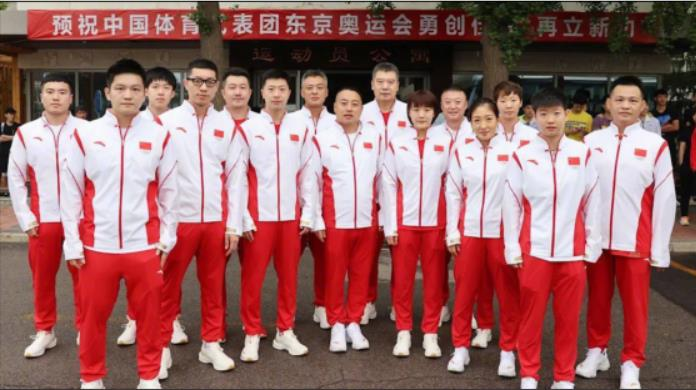
#> input picture Pytorch_Vision/2/img.png, 696 x 390 px
$ python main.py
#> lines starting #> are read from the running program, lines starting #| are printed output that depends on the picture; after the words box and inside, x2 and y2 are one past the last pixel; in counts of white or black regions, pixels touching at a corner belong together
import cv2
from rich.console import Console

def draw(cnt,img,count):
    x,y,w,h=cnt
    img=cv2.rectangle(img,(x,y),(x+w,y+h),(0,0,255),1)
    img=cv2.putText(img,str(count),(x,y),cv2.FONT_HERSHEY_PLAIN,0.5,(0,255,0))
    return img

def callback(object):
    pass

if __name__ == '__main__':
    console=Console()
    cv2.namedWindow("show", cv2.WINDOW_GUI_NORMAL)
    cv2.namedWindow("track", cv2.WINDOW_GUI_NORMAL)
    cv2.createTrackbar('scaleFactor', "track", 101, 255, callback)
    cv2.createTrackbar('minNeighbors', "track", 1, 10, callback)
    img=cv2.imread("img.png",cv2.COLOR_BGR2RGB)
#> img is the input picture: shape (390, 696, 3); mean B, G, R 101.7, 102.4, 149.9
    haar = cv2.CascadeClassifier('./xml/haarcascade_frontalface_default.xml')
    while True:
        img_copy=img.copy()
        scaleFactor=cv2.getTrackbarPos('scaleFactor', 'track')
        if scaleFactor>100:
            scaleFactor=scaleFactor/100
        else:
            scaleFactor=1.2
        minNeighbor = cv2.getTrackbarPos('minNeighbors', 'track')
        img_copy = cv2.putText(img_copy, str(scaleFactor), (20, 20), cv2.FONT_HERSHEY_PLAIN, 1, (0, 255, 0))
#> img_copy: shape (390, 696, 3); 0.02% of pixels changed, all inside (x1, y1, x2, y2) = (23, 10, 51, 20)
        img_copy = cv2.putText(img_copy, str(minNeighbor), (20, 40), cv2.FONT_HERSHEY_PLAIN, 1, (0, 255, 0))
#> img_copy: shape (390, 696, 3); mean B, G, R 101.6, 102.4, 149.8
        rects = haar.detectMultiScale(img_copy, scaleFactor=scaleFactor, minNeighbors=minNeighbor)
#> rects = 36 rows, first 6: [370, 70, 31, 31], [146, 76, 31, 31], [222, 75, 31, 31], [299, 75, 31, 31], [332, 90, 34, 34], [438, 90, 29, 29]
        for index,cnt in enumerate(rects):
            img_copy=draw(cnt,img_copy,index)
#> this loop made 36 passes
#> (x in draw, y in draw, w in draw, h in draw) on passes 1 to 12: (370, 70, 31, 31), (146, 76, 31, 31), (222, 75, 31, 31), (299, 75, 31, 31), (332, 90, 34, 34), (438, 90, 29, 29), (407, 99, 30, 30), (467, 107, 33, 33), (260, 76, 33, 33), (494, 89, 30, 30), (560, 8, 24, 24), (297, 181, 28, 28)
#> pass 1, in draw, `img=cv2.putText(img,str(count),(x,y),cv2.FONT_HERSHEY_PLAIN,0.5,(0,255..`:
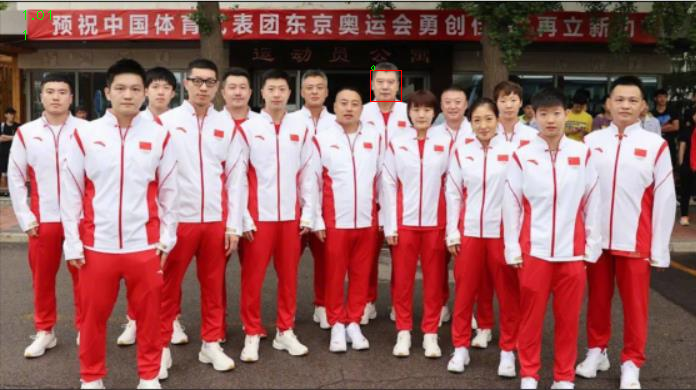
#> img: shape (390, 696, 3); mean B, G, R 101.6, 102.4, 149.9
#> pass 2, in draw (call 2), `img=cv2.rectangle(img,(x,y),(x+w,y+h),(0,0,255),1)`:
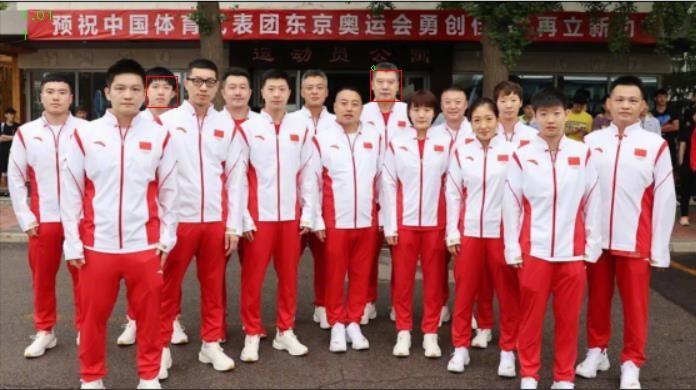
#> img: shape (390, 696, 3); 0.05% of pixels changed, all inside (x1, y1, x2, y2) = (146, 76, 178, 108)
#> after the loop:
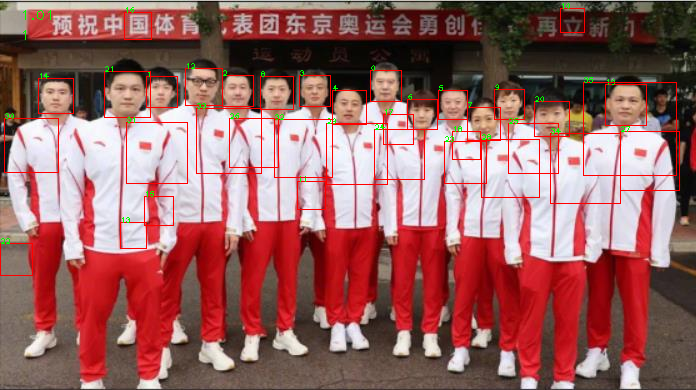
#> img_copy: shape (390, 696, 3); mean B, G, R 98.5, 99.9, 151.5
        cv2.imshow("show",img_copy)
        if cv2.waitKey(1)==ord("q"):
#> (key q is pressed here)
            console.log("Quit!")
            break
    cv2.destroyAllWindows()
